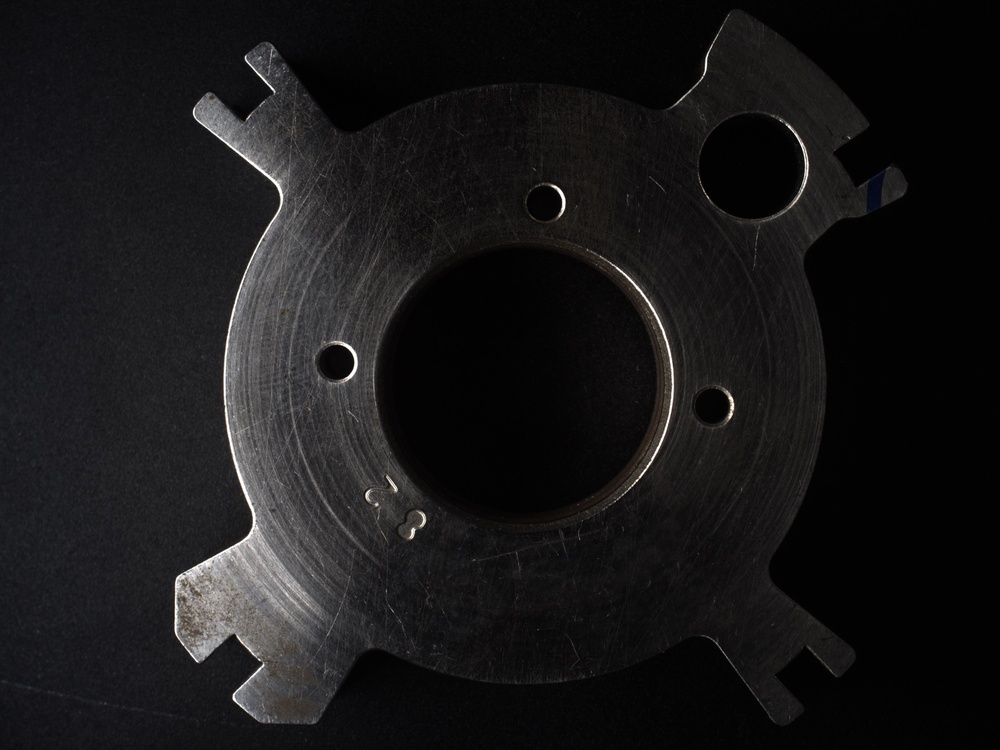
%> input picture Matlab/data/3/_Dir270.jpg, 1000 x 750 px, shrunk from 4912 x 3684 before the run
$ octave MSRCRetinex.m   (GNU Octave 9; MATLAB toolbox functions it lacks are replaced by stand-ins)
%> lines starting %> are read from the running program, lines starting %| are printed output that depends on the picture
% close all;
img=imread('D:\\Matlab\\MyPhotometricStereo\\Photometric-Stereo\\Matlab\\data\\3\\_Dir270.jpg');% 修改成你的图像所在的地址
%> img is the input picture: size 750x1000x3 uint8; mean R, G, B 24, 23.3, 24
image_size=size(img);
%> image_size = [750 1000 3]
dimension=numel(image_size);
%> dimension = 3
if dimension==2
    gray=img;
elseif dimension==3
    gray=rgb2gray(img);
else
    error('%s','unkonwn image format');
end
images=double(gray)/255;
logS=log(images);
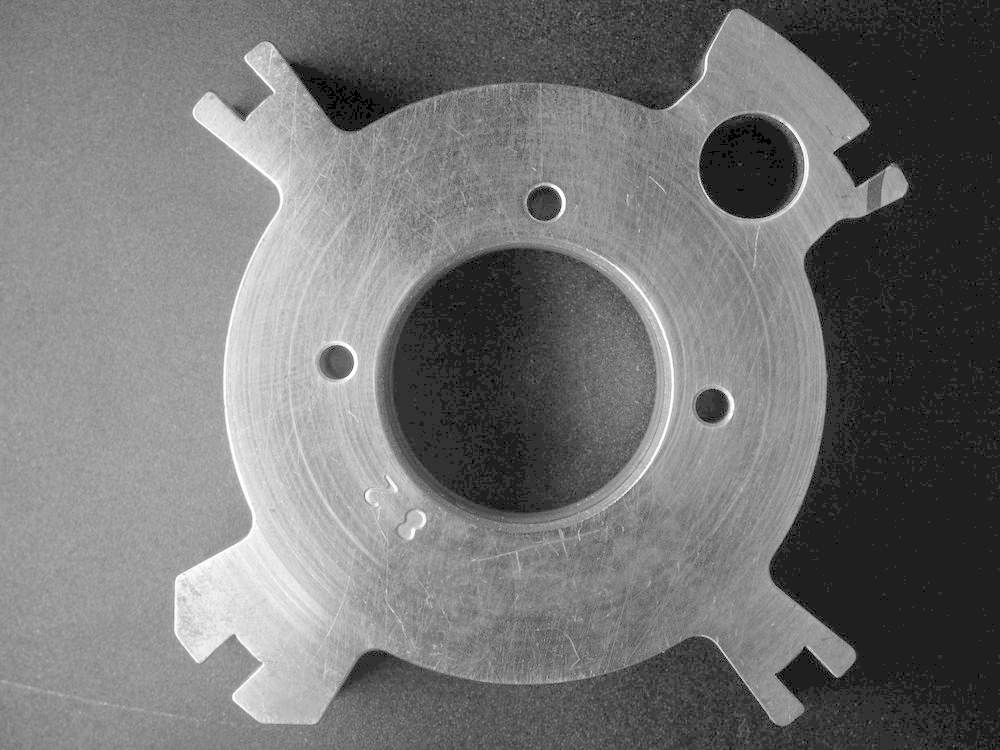
%> logS: size 750x1000 double; 0.03% of the values are NaN or infinite; the others: min -5.54, max 0, mean -3.02; drawn with min black, max white, NaN and infinite black
element=fspecial('gaussian',[351,351],20);
Dis = imfilter(images, element, 'replicate');
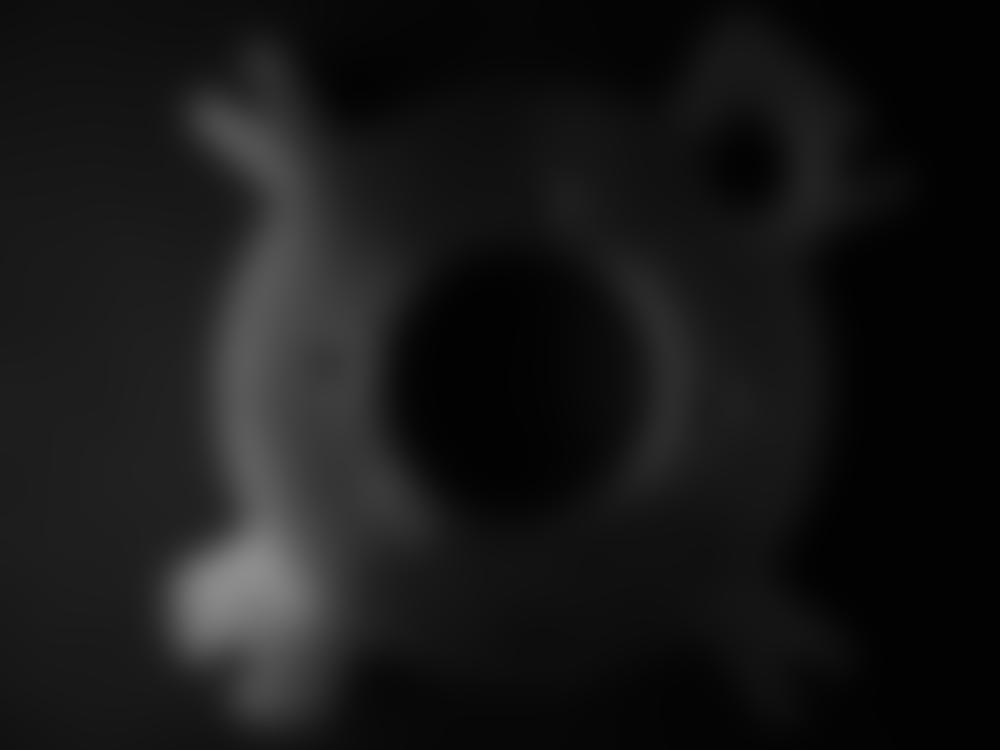
%> Dis: size 750x1000 double; min 0.00786, max 0.555, mean 0.0923
logD=log(Dis);
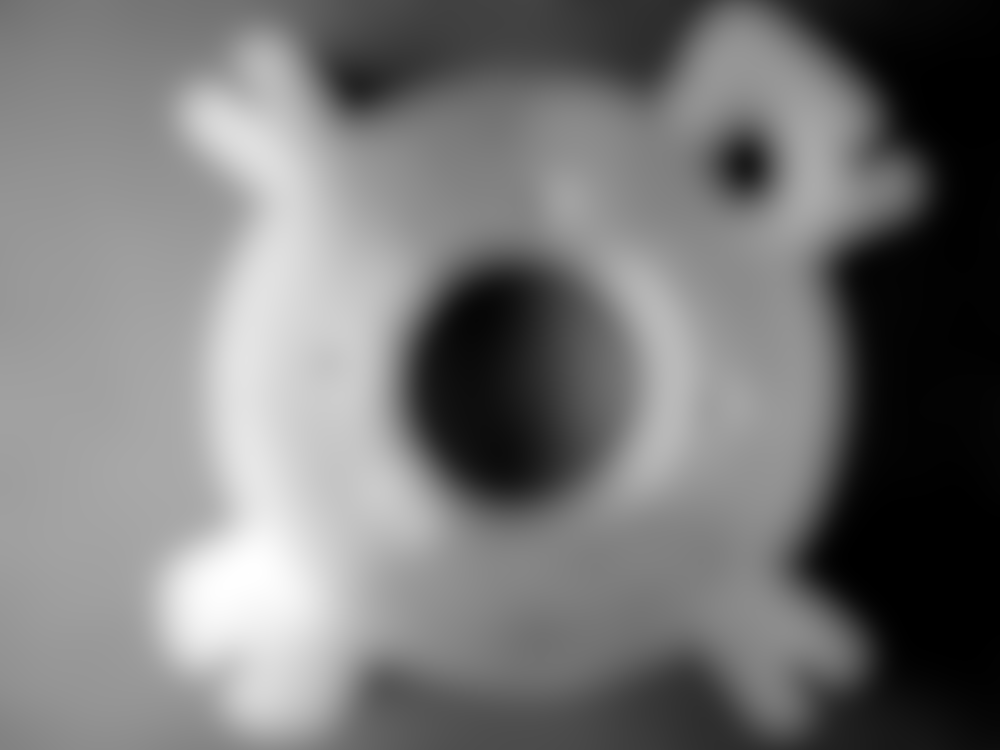
%> logD: size 750x1000 double; min -4.85, max -0.589, mean -2.86; drawn with min black and max white
G=logS-logD;
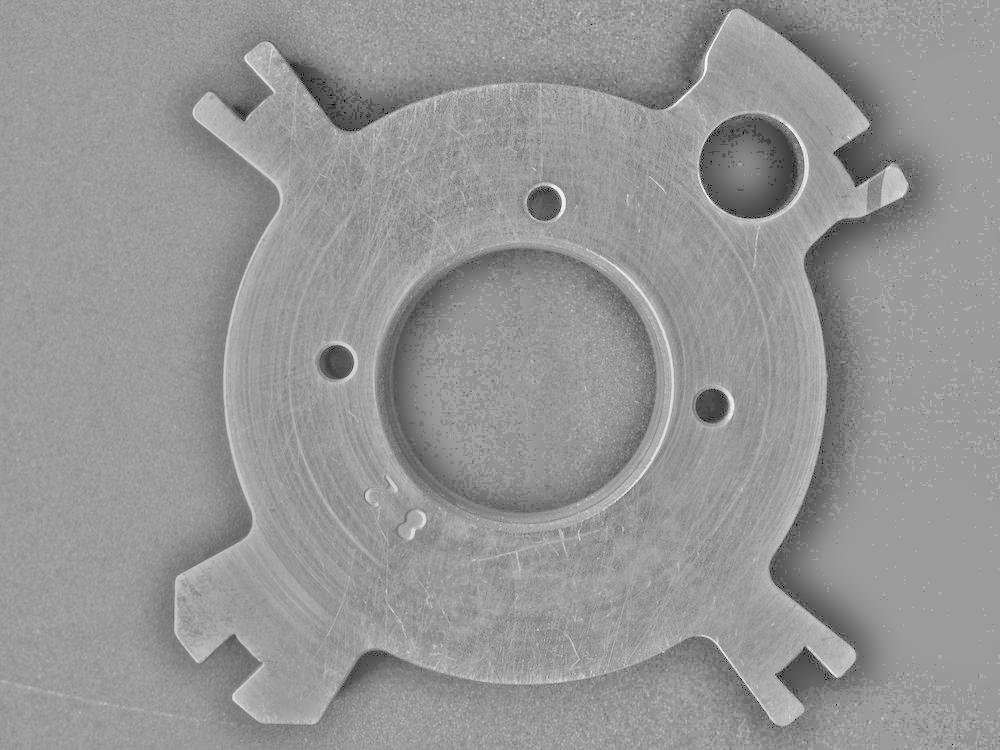
%> G: size 750x1000 double; 0.03% of the values are NaN or infinite; the others: min -4.08, max 2.59, mean -0.156; drawn with min black, max white, NaN and infinite black
R=exp(G);
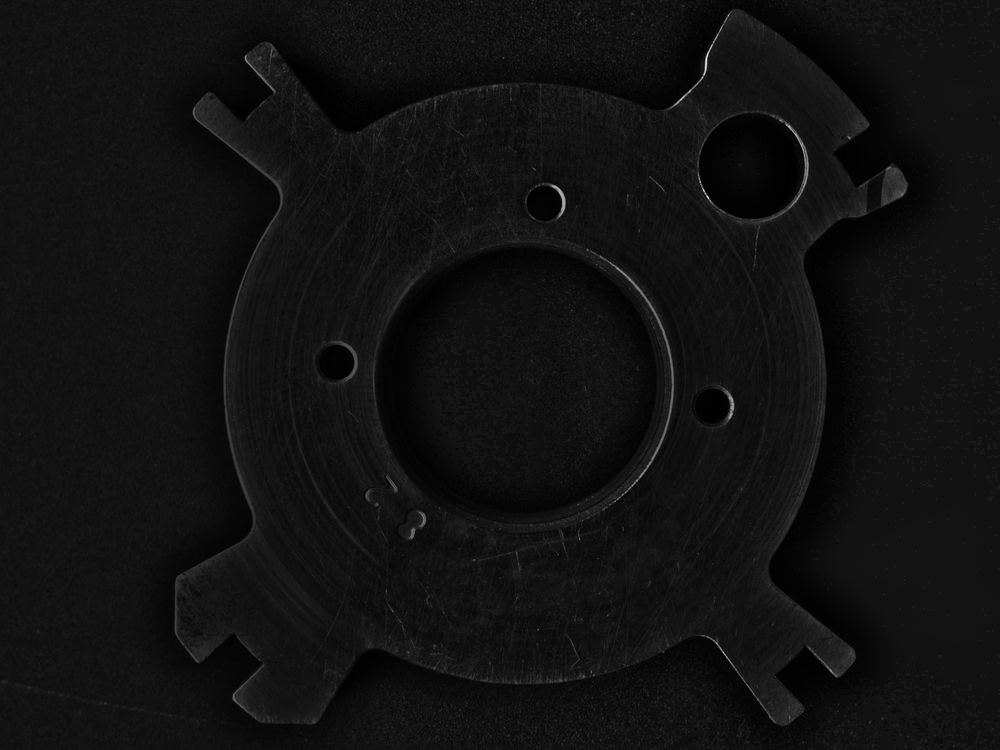
%> R: size 750x1000 double; min 0, max 13.33, mean 0.945; drawn with min black and max white
res_out2=double(images)./R;
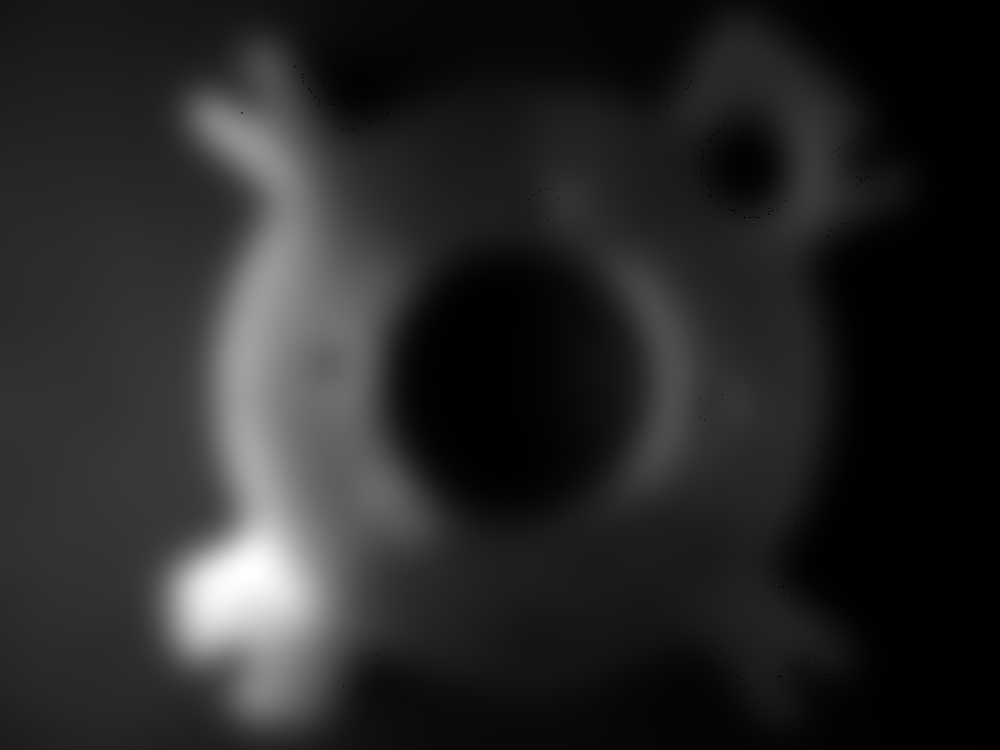
%> res_out2: size 750x1000 double; 0.03% of the values are NaN or infinite; the others: min 0.00786, max 0.555, mean 0.0923; drawn with min black, max white, NaN and infinite black
figure;imshow(images, []),title('原始输入图像');
figure;imshow(R, []),title('增强之后的图像');%
figure;imshow(res_out2, []),title('照度');
figure;imshow(Dis, []),title('高斯');


% [160 lines of commented-out code are left out]
